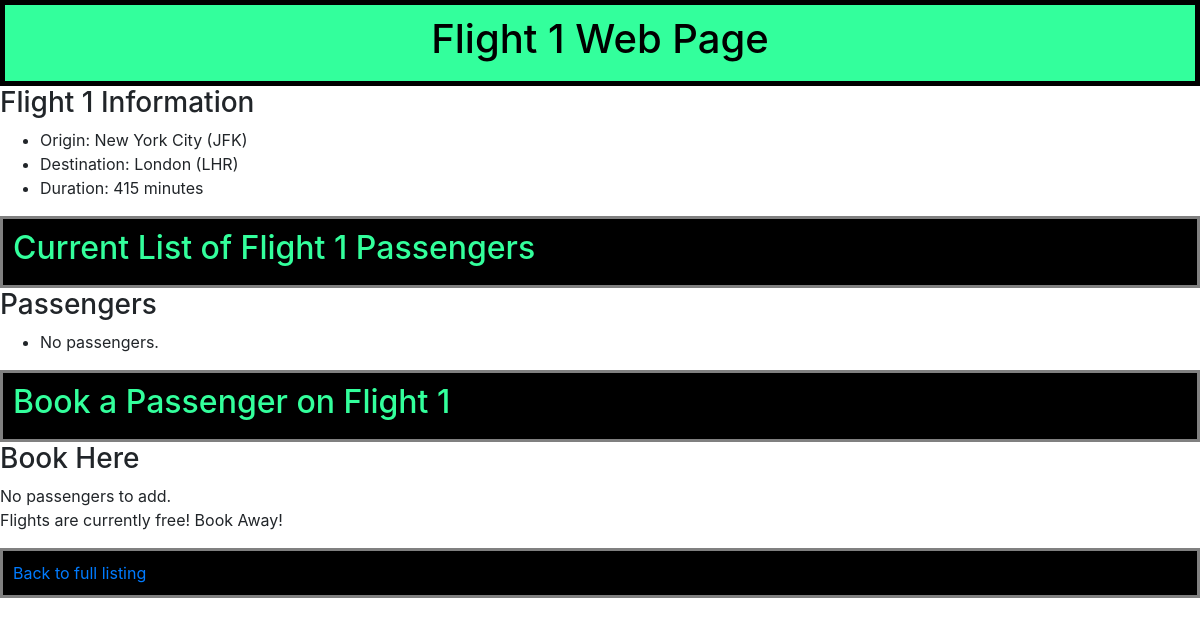
The page /flightinfo/1 on the database as committed earlier.
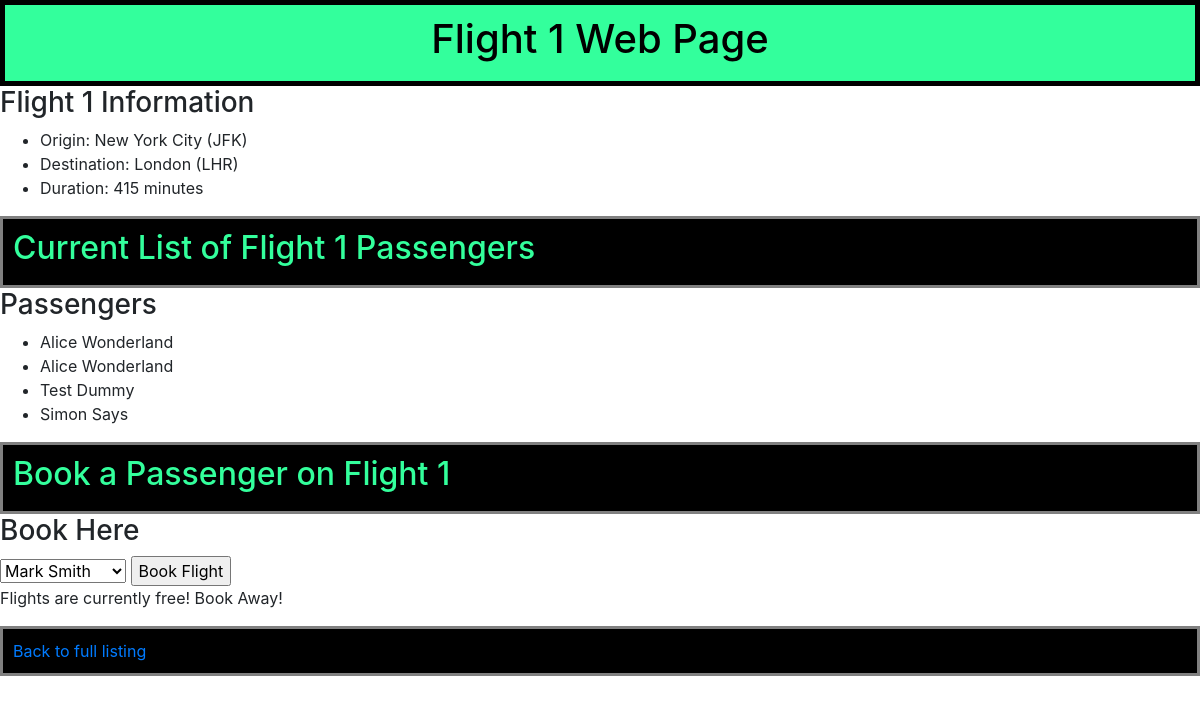
The same page on the database as committed later.
### hello/models.py (models this page shows, shortened)
class Flight(models.Model):
    origin = models.ForeignKey(Airport, on_delete=models.CASCADE, related_name="departures")
    destination = models.ForeignKey(Airport, on_delete=models.CASCADE, related_name="arrivals")
    duration = models.IntegerField()

class Airport(models.Model):
    code = models.CharField(max_length=3)
    city = models.CharField(max_length=64)
    def __str__(self):
        return f"{self.city} ({self.code})"

class Passenger(models.Model):
    first = models.CharField(max_length=64)
    second = models.CharField(max_length=64)
    flights = models.ManyToManyField(Flight, blank=True, related_name="passengers")
    def __str__(self):
        return f"{self.first} {self.second}"

### hello/views.py (the view)
# urls.py: path("flightinfo/<int:flight_id>", views.flight, name="flight"),
def flight(request, flight_id):
    try:
        flight = Flight.objects.get(pk=flight_id)
    except Flight.DoesNotExist:
        raise Http404("Flight does not exist")
    context = {
        "flight": flight,
        "passengers": flight.passengers.all(),
        "non_passengers": Passenger.objects.exclude(flights=flight).all()
    }
    return render(request, "hello/flight.html", context)

### hello/templates/hello/flight.html (shortened to what this page needs)
{% extends "hello/base.html" %}
{% block body %}
      <div class="text-center">
        <h1>Flight {{ flight.id }} Web Page</h1>
      </div>
      <h3>Flight {{ flight.id }} Information</h3>
      <ul>
          <li>Origin: {{ flight.origin }}</li>
          <li>Destination: {{ flight.destination }}</li>
          <li>Duration: {{ flight.duration }} minutes</li>
      </ul>
      <div class="text-center-2">
        <h2>Current List of Flight {{ flight.id }} Passengers</h2>
      </div>
      <h3>Passengers</h3>
      <ul>
        {% for passenger in passengers %}
            <li>{{ passenger }}</li>
        {% empty %}
            <li>No passengers.</li>
        {% endfor %}
      </ul>
      <div class="text-center-2">
        <h2>Book a Passenger on Flight {{ flight.id }}</h2>
      </div>
      <h3>Book Here</h3>
      {% if non_passengers %}
      <form action="{% url 'book' flight.id %}" method="post">
          <select name="passenger">
            {% for passenger in non_passengers %}
                <option value="{{ passenger.id }}">{{ passenger }}</option>
            {% endfor %}
          </select>
          <input type="submit" value="Book Flight"/>
      </form>
      {% else %}
          <div>No passengers to add.</div>
      {% endif %}
      <p>Flights are currently free! Book Away!</p>
      <div class="text-center-2">
        <a href="{% url 'index' %}">Back to full listing</a>
      </div>
{% endblock %}

### hello/templates/hello/base.html (shortened to what this page needs)
<!DOCTYPE html>
<html>
  <head>
      <link rel="stylesheet" href="https://stackpath.bootstrapcdn.com/bootstrap/4.3.1/css/bootstrap.min.css"/>
  </head>
  <body>
      {% block body %}
      {% endblock %}
  </body>
</html>

### hello/templates/hello/base.html (style rules this page uses)
.text-center { background: #33FF9C; text-align: center; color: black; border: 5px solid black; padding: 10px; }
.text-center-2 { background: black; color: #33FF9C; text-align: left; border: 3px solid grey; padding: 10px; }

Rows that differ between the two databases and show on the page:
added Passenger: first+second "Alice Wonderland"
added Passenger: first+second "Alice Wonderland"
added Passenger: first+second "Test Dummy"
added Passenger: first+second "Simon Says"
Other text that changed with them:
form field passenger: (not shown) → "Mark Smith"
form field value: (not shown) → "Book Flight"
text no longer shown: "No passengers. No passengers to add."
